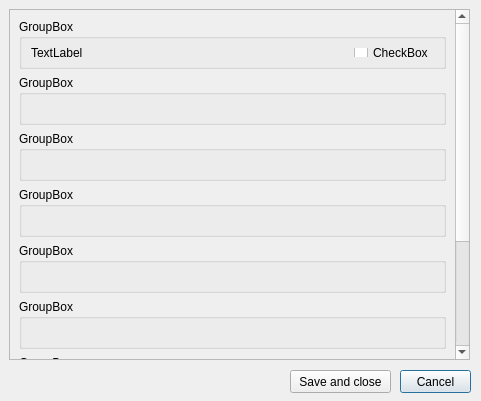
<?xml version="1.0" encoding="UTF-8"?>
<ui version="4.0">
 <class>Dialog</class>
 <widget class="QDialog" name="Dialog">
  <property name="geometry">
   <rect>
    <x>0</x>
    <y>0</y>
    <width>481</width>
    <height>401</height>
   </rect>
  </property>
  <property name="windowTitle">
   <string>Dialog</string>
  </property>
  <widget class="QScrollArea" name="scrollArea">
   <property name="geometry">
    <rect>
     <x>9</x>
     <y>9</y>
     <width>461</width>
     <height>351</height>
    </rect>
   </property>
   <property name="widgetResizable">
    <bool>true</bool>
   </property>
   <widget class="QWidget" name="scrollAreaWidgetContents">
    <property name="geometry">
     <rect>
      <x>0</x>
      <y>0</y>
      <width>442</width>
      <height>516</height>
     </rect>
    </property>
    <property name="sizePolicy">
     <sizepolicy hsizetype="Preferred" vsizetype="Preferred">
      <horstretch>0</horstretch>
      <verstretch>0</verstretch>
     </sizepolicy>
    </property>
    <property name="minimumSize">
     <size>
      <width>0</width>
      <height>0</height>
     </size>
    </property>
    <property name="maximumSize">
     <size>
      <width>16777215</width>
      <height>16777215</height>
     </size>
    </property>
    <layout class="QVBoxLayout" name="verticalLayout_2">
     <item>
      <widget class="QGroupBox" name="groupBox_5">
       <property name="sizePolicy">
        <sizepolicy hsizetype="Preferred" vsizetype="Fixed">
         <horstretch>0</horstretch>
         <verstretch>0</verstretch>
        </sizepolicy>
       </property>
       <property name="minimumSize">
        <size>
         <width>0</width>
         <height>50</height>
        </size>
       </property>
       <property name="title">
        <string>GroupBox</string>
       </property>
       <layout class="QHBoxLayout" name="horizontalLayout">
        <item>
         <widget class="QLabel" name="label">
          <property name="text">
           <string>TextLabel</string>
          </property>
         </widget>
        </item>
        <item>
         <widget class="QCheckBox" name="checkBox">
          <property name="sizePolicy">
           <sizepolicy hsizetype="Maximum" vsizetype="Fixed">
            <horstretch>0</horstretch>
            <verstretch>0</verstretch>
           </sizepolicy>
          </property>
          <property name="text">
           <string>CheckBox</string>
          </property>
         </widget>
        </item>
       </layout>
      </widget>
     </item>
     <item>
      <widget class="QGroupBox" name="groupBox_4">
       <property name="sizePolicy">
        <sizepolicy hsizetype="Preferred" vsizetype="Fixed">
         <horstretch>0</horstretch>
         <verstretch>0</verstretch>
        </sizepolicy>
       </property>
       <property name="minimumSize">
        <size>
         <width>0</width>
         <height>50</height>
        </size>
       </property>
       <property name="title">
        <string>GroupBox</string>
       </property>
      </widget>
     </item>
     <item>
      <widget class="QGroupBox" name="groupBox_6">
       <property name="sizePolicy">
        <sizepolicy hsizetype="Preferred" vsizetype="Fixed">
         <horstretch>0</horstretch>
         <verstretch>0</verstretch>
        </sizepolicy>
       </property>
       <property name="minimumSize">
        <size>
         <width>0</width>
         <height>50</height>
        </size>
       </property>
       <property name="title">
        <string>GroupBox</string>
       </property>
      </widget>
     </item>
     <item>
      <widget class="QGroupBox" name="groupBox_7">
       <property name="sizePolicy">
        <sizepolicy hsizetype="Preferred" vsizetype="Fixed">
         <horstretch>0</horstretch>
         <verstretch>0</verstretch>
        </sizepolicy>
       </property>
       <property name="minimumSize">
        <size>
         <width>0</width>
         <height>50</height>
        </size>
       </property>
       <property name="title">
        <string>GroupBox</string>
       </property>
      </widget>
     </item>
     <item>
      <widget class="QGroupBox" name="groupBox_8">
       <property name="sizePolicy">
        <sizepolicy hsizetype="Preferred" vsizetype="Fixed">
         <horstretch>0</horstretch>
         <verstretch>0</verstretch>
        </sizepolicy>
       </property>
       <property name="minimumSize">
        <size>
         <width>0</width>
         <height>50</height>
        </size>
       </property>
       <property name="title">
        <string>GroupBox</string>
       </property>
      </widget>
     </item>
     <item>
      <widget class="QGroupBox" name="groupBox_9">
       <property name="sizePolicy">
        <sizepolicy hsizetype="Preferred" vsizetype="Fixed">
         <horstretch>0</horstretch>
         <verstretch>0</verstretch>
        </sizepolicy>
       </property>
       <property name="minimumSize">
        <size>
         <width>0</width>
         <height>50</height>
        </size>
       </property>
       <property name="title">
        <string>GroupBox</string>
       </property>
      </widget>
     </item>
     <item>
      <widget class="QGroupBox" name="groupBox_3">
       <property name="sizePolicy">
        <sizepolicy hsizetype="Preferred" vsizetype="Fixed">
         <horstretch>0</horstretch>
         <verstretch>0</verstretch>
        </sizepolicy>
       </property>
       <property name="minimumSize">
        <size>
         <width>0</width>
         <height>50</height>
        </size>
       </property>
       <property name="title">
        <string>GroupBox</string>
       </property>
      </widget>
     </item>
     <item>
      <widget class="QGroupBox" name="groupBox">
       <property name="sizePolicy">
        <sizepolicy hsizetype="Preferred" vsizetype="Fixed">
         <horstretch>0</horstretch>
         <verstretch>0</verstretch>
        </sizepolicy>
       </property>
       <property name="minimumSize">
        <size>
         <width>0</width>
         <height>50</height>
        </size>
       </property>
       <property name="title">
        <string>GroupBox</string>
       </property>
      </widget>
     </item>
     <item>
      <widget class="QGroupBox" name="groupBox_2">
       <property name="sizePolicy">
        <sizepolicy hsizetype="Preferred" vsizetype="Fixed">
         <horstretch>0</horstretch>
         <verstretch>0</verstretch>
        </sizepolicy>
       </property>
       <property name="minimumSize">
        <size>
         <width>0</width>
         <height>50</height>
        </size>
       </property>
       <property name="title">
        <string>GroupBox</string>
       </property>
      </widget>
     </item>
    </layout>
   </widget>
  </widget>
  <widget class="QPushButton" name="pushButton">
   <property name="geometry">
    <rect>
     <x>400</x>
     <y>370</y>
     <width>71</width>
     <height>23</height>
    </rect>
   </property>
   <property name="text">
    <string notr="true">Cancel</string>
   </property>
  </widget>
  <widget class="QPushButton" name="pushButton_2">
   <property name="geometry">
    <rect>
     <x>290</x>
     <y>370</y>
     <width>101</width>
     <height>23</height>
    </rect>
   </property>
   <property name="text">
    <string notr="true">Save and close</string>
   </property>
  </widget>
 </widget>
 <resources/>
 <connections/>
</ui>
